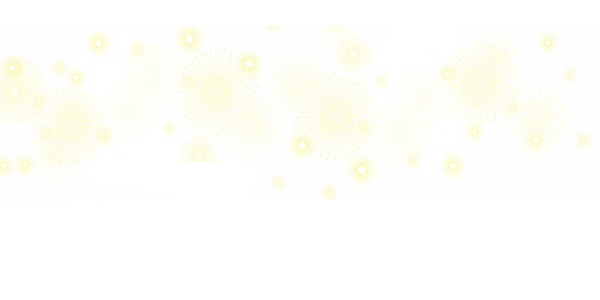
#> input picture deal-img/mask.png, 600 x 300 px, found by its file name
$ python a.py
#> lines starting #> are read from the running program, lines starting #| are printed output that depends on the picture; pictures that were not available may be replaced by others from this repository, and a replacement may not be noted
from PIL import Image, ImageDraw
import os

# 设置要镜像的图片文件夹路径
folder_path = '/Users/work/test/deal-img/img'
new_folder_path = '/Users/work/test/deal-img/img2'


# 获取文件夹中所有图片名
image_names = [f for f in os.listdir(folder_path) if f.endswith('.jpeg') or f.endswith('.png')]

# 打开蒙层图片
mask_path = "/Users/work/test/deal-img/mask.png"
mask_image = Image.open(mask_path).convert("L")
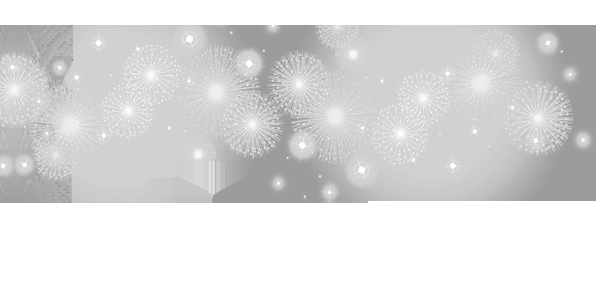
#> mask_image: PIL image 600x300 L; min 144, max 255, mean 221.6
color_count = 250
# 遍历图片名列表并镜像图片
for image_name in image_names:
    # 构造旧文件的路径和新文件的路径
    old_image_path = os.path.join(folder_path, image_name)
    # new_image_path = os.path.join(new_folder_path, 'mirrored_' + image_name)
    new_image_path = os.path.join(new_folder_path, '' + image_name)
    # 打开图片并镜像
    with Image.open(old_image_path) as image:
#> image is the input picture: PIL image 600x300 RGBA; mean R, G, B, A 235.7, 234.7, 116.9, 6.5
        mirrored_image = image.transpose(Image.FLIP_LEFT_RIGHT)
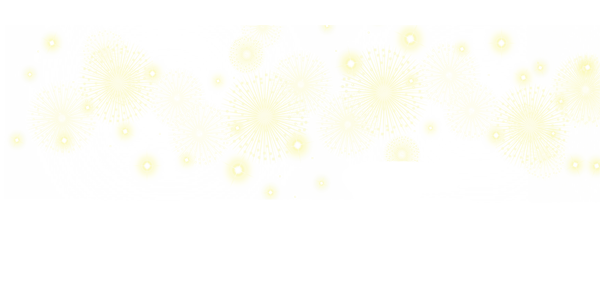
#> mirrored_image: PIL image 600x300 RGBA; mean R, G, B, A 235.7, 234.7, 116.9, 6.5; transparent parts drawn white
        # 使用quantize方法降低颜色值
        reduced_image = mirrored_image.quantize(colors=color_count)
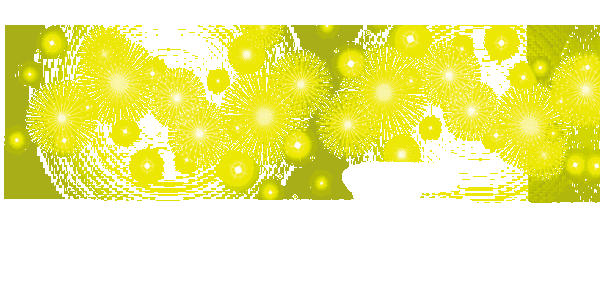
#> reduced_image: PIL image 600x300 P; mean R, G, B 240.2, 239.3, 152.7
        # 保存镜像后的图片
        reduced_image.convert("RGB").save(new_image_path, format='JPEG')

        # [16 lines of commented-out code are left out]
        print(f'{image_name}已镜像并保存为{new_image_path}')
